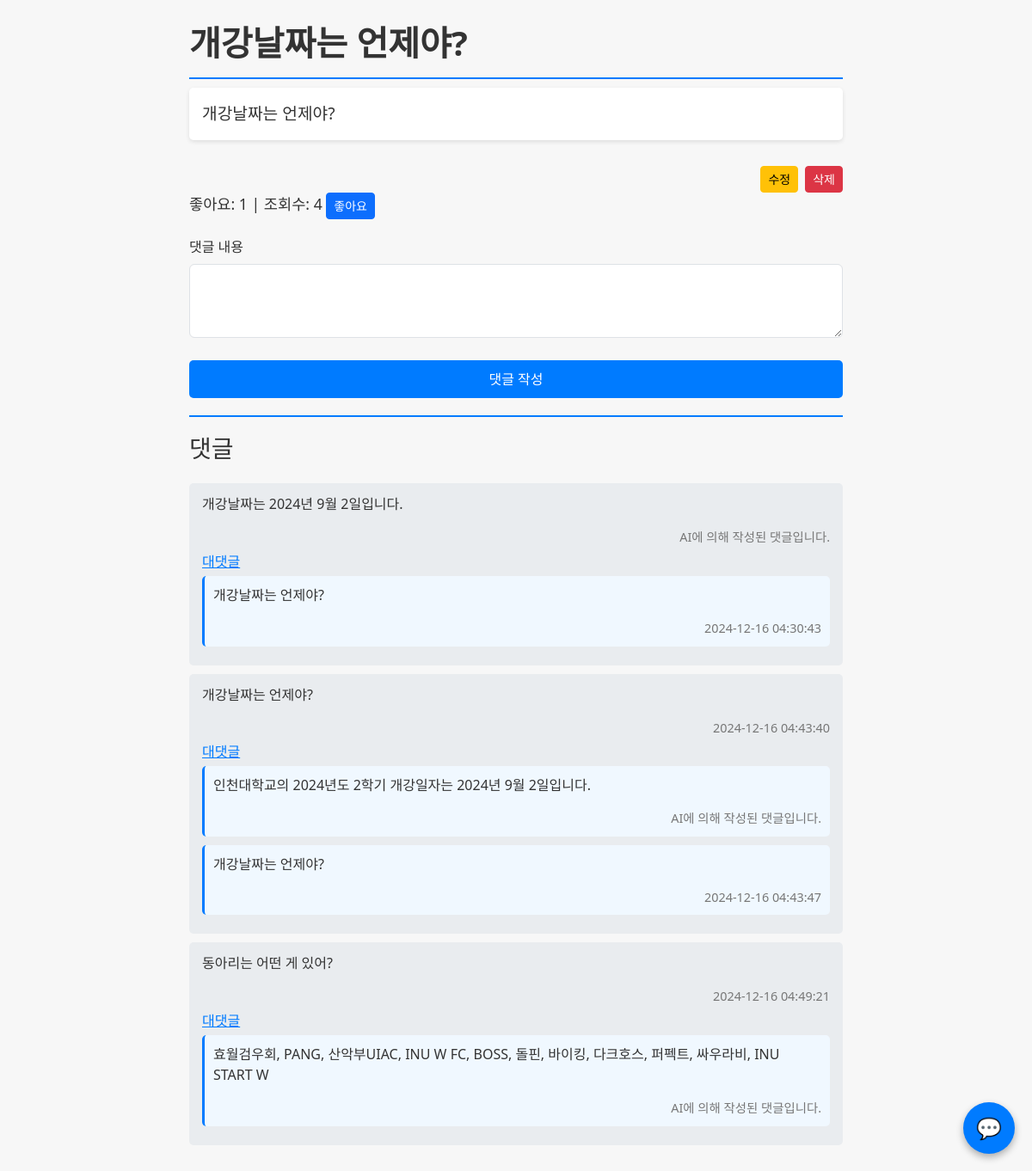
The app's page /post/4 with its own data.
### tables this page shows
CREATE TABLE posts (
            id INTEGER PRIMARY KEY AUTOINCREMENT,
            title TEXT NOT NULL,
            content TEXT NOT NULL,
            created_at TIMESTAMP DEFAULT CURRENT_TIMESTAMP
        );

CREATE TABLE comments (
            id INTEGER PRIMARY KEY AUTOINCREMENT,
            post_id INTEGER NOT NULL,
            content TEXT NOT NULL,
            parent_id INTEGER DEFAULT NULL,
            created_at TIMESTAMP DEFAULT CURRENT_TIMESTAMP,
            is_ai INTEGER DEFAULT 0,
            FOREIGN KEY (post_id) REFERENCES posts (id),
            FOREIGN KEY (parent_id) REFERENCES comments (id)
        );

### app.py (the view, shortened to what this page needs)
@app.route('/post/<int:post_id>', methods=['GET', 'POST', 'DELETE'])
def post(post_id):
    conn = sqlite3.connect('board.db')
    post = conn.cursor().execute('SELECT * FROM posts WHERE id = ?', (post_id,)).fetchone()
    comments = conn.cursor().execute('SELECT * FROM comments WHERE post_id = ? ORDER BY created_at', (post_id,)).fetchall()
    structured_comments = {}
    for comment in comments:
        if comment[3] not in structured_comments:  # parent_id
            structured_comments[comment[3]] = []
        structured_comments[comment[3]].append(comment)
    conn.close()
    return render_template('post.html', post=post, comments=structured_comments)

### templates/post.html (shortened to what this page needs)
<!DOCTYPE html>
<html lang="ko">
<head>
    <link href="https://cdn.jsdelivr.net/npm/bootstrap@5.3.0/dist/css/bootstrap.min.css" rel="stylesheet">
</head>
<body>
    <div class="container">
        <div>
            <div class="post-title">{{ post[1] }}</div>
            <div class="post-content" id="content2">{{ post[2].replace('\\n', '<br>')|safe }}</div>
        </div>
        <div class="d-flex justify-content-end">
            <a href="{{ url_for('edit_post', post_id=post[0]) }}" class="btn btn-warning btn-sm me-2">수정</a>
            <button class="btn btn-danger btn-sm" id="deletePostButton">삭제</button>
        </div>
        <div class="stats-section">
            <span id="likeCount">좋아요: 0</span> |
            <span id="viewCount">조회수: 0</span>
            <button id="likeButton" class="btn btn-primary btn-sm">좋아요</button>
        </div>
        <div class="mt-3">
            <form method="post" class="comment-form">
                <div class="mb-3">
                    <label for="content" class="form-label">댓글 내용</label>
                    <textarea id="content" name="content" class="form-control" rows="3" required></textarea>
                </div>
                <button type="submit" class="btn btn-submit">댓글 작성</button>
            </form>
        </div>
        <div class="comment-section">
            <h3 class="mb-4">댓글</h3>
            {% for comment in comments[None] %}
                <div class="comment">
                    <p>{{ comment[2] }}</p>
                    {% if comment[5] == 1 %}
                    <div class="comment-date">AI에 의해 작성된 댓글입니다.</div>
                    {% else %}
                    <div class="comment-date">{{comment[4]}}</div>
                    {% endif %}
                    <button class="btn btn-reply reply-button" data-comment-id="{{ comment[0] }}">대댓글</button>
                    {% if comments[comment[0]] %}
                        <div class="ml-4">
                            {% for reply in comments[comment[0]] %}
                                <div class="comment reply-comment">
                                    <p>{{ reply[2] }}</p>
                                    {% if reply[5] == 1 %}
                                    <div class="comment-date">AI에 의해 작성된 댓글입니다.</div>
                                    {% else %}
                                    <div class="comment-date">{{reply[4]}}</div>
                                    {% endif %}
                                </div>
                            {% endfor %}
                        </div>
                    {% endif %}
                </div>
            {% endfor %}
        </div>
    </div>
    <div class="chat-button" id="chatButton">💬</div>
</body>
</html>

### templates/post.html (style rules this page uses)
body, html { height: 100%; margin: 0; background-color: #f7f7f7; color: #333; }
.container { max-width: 800px; padding: 20px; }
.post-title { font-size: 2.5em; font-weight: bold; margin-bottom: 10px; border-bottom: 2px solid #007bff; padding-bottom: 10px; }
.post-content { font-size: 1.2em; margin-bottom: 30px; line-height: 1.6; background-color: #ffffff; padding: 15px; border-radius: 5px; box-shadow: 0 2px 5px rgba(0,0,0,0.1); }
.stats-section { margin-bottom: 20px; font-size: 1.1em; }
.comment-section { margin-top: 20px; border-top: 2px solid #007bff; padding-top: 20px; }
.comment { padding: 12px 15px; background-color: #e9ecef; border-radius: 5px; margin-bottom: 10px; position: relative; }
.comment-date { font-size: 0.9em; color: #777; text-align: right; margin-top: 5px; }
.btn-submit { background-color: #007bff; color: white; border: none; font-size: 1em; padding: 10px; width: 100%; border-radius: 5px; margin-top: 10px; }
.btn-reply { background-color: transparent; color: #007bff; border: none; padding: 0; margin-top: 5px; cursor: pointer; font-size: 1em; text-decoration: underline; }
.reply-comment { background-color: #f0f8ff; border-left: 3px solid #007bff; margin-top: 5px; padding: 10px; border-radius: 5px; }
.chat-button { position: fixed; bottom: 20px; right: 20px; width: 60px; height: 60px; background-color: #007bff; color: white; border-radius: 50%; display: flex; align-items: center; justify-content: center; font-size: 1.5em; cursor: pointer; box-shadow: 0 4px 8px rgba(0,0,0,0.3); }

### records on screen
posts: title "개강날짜는 언제야?", content "개강날짜는 언제야?"
comments: content "개강날짜는 2024년 9월 2일입니다.", is_ai "AI에 의해 작성된 댓글입니다."
comments: content "개강날짜는 언제야?", created_at "2024-12-16 04:30:43"
comments: content "개강날짜는 언제야?", created_at "2024-12-16 04:43:40"
comments: content "인천대학교의 2024년도 2학기 개강일자는 2024년 9월 2일입니다.", is_ai "AI에 의해 작성된 댓글입니다."
comments: content "개강날짜는 언제야?", created_at "2024-12-16 04:43:47"
comments: content "동아리는 어떤 게 있어?", created_at "2024-12-16 04:49:21"
comments: content "효월검우회, PANG, 산악부UIAC, INU W FC, BOSS, 돌핀, 바이킹, 다크호스, 퍼펙트, 싸우라비, INU START W", is_ai "AI에 의해 작성된 댓글입니다."
